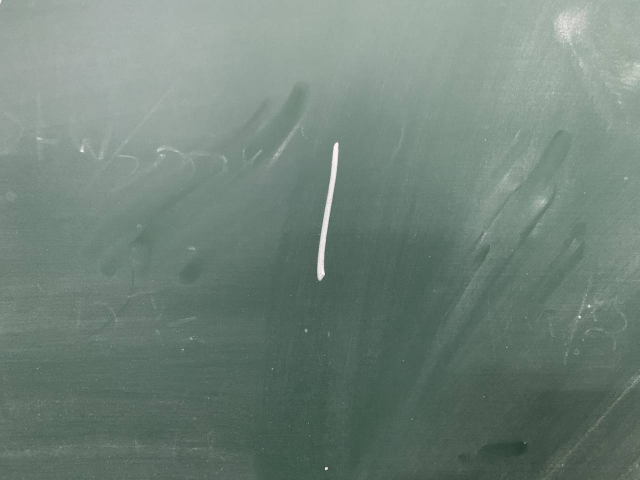
#> input picture real_img/1.jpg, 1280 x 960 px, found by its file name (shown at 1/2 size); its folder holds only this picture in this run
$ python get_number_batch.py
#> lines starting #> are read from the running program, lines starting #| are printed output that depends on the picture; after the words box and inside, x2 and y2 are one past the last pixel; in counts of white or black regions, pixels touching at a corner belong together
# author:Hurricane
# date:  2020/11/5
# E-mail:hurri_cane@qq.com

import cv2 as cv
import numpy as np
import os
orig_path = r"F:\PyCharm\Practice\hand_wrtten\real_img"
img_list = os.listdir(orig_path)
kernel = np.ones((3,3),np.uint8)
for img_name in img_list:
    img_path = os.path.join(orig_path, img_name)
    img = cv.imread(img_path)
#> img is the input picture: shape (960, 1280, 3); mean B, G, R 121.5, 130.6, 113
    img_resize = cv.resize(img,(600,600))
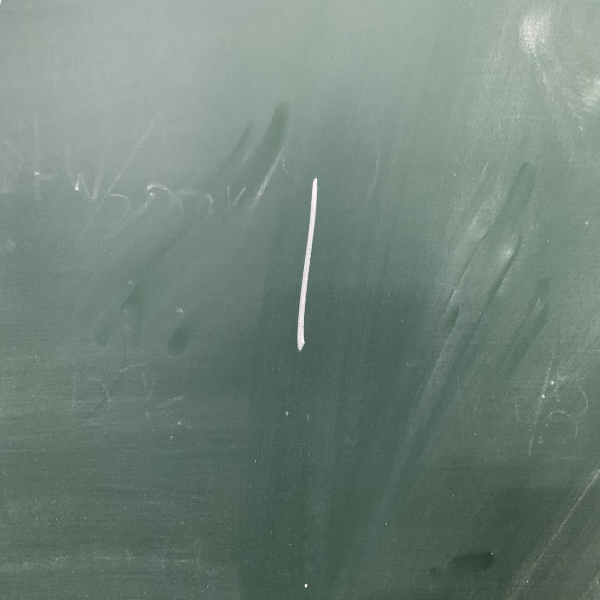
#> img_resize: shape (600, 600, 3); mean B, G, R 121.5, 130.5, 113
    img_gray = cv.cvtColor(img_resize, cv.COLOR_RGB2GRAY)
    ret, img_bw = cv.threshold(img_gray, 200, 255,cv.THRESH_BINARY)
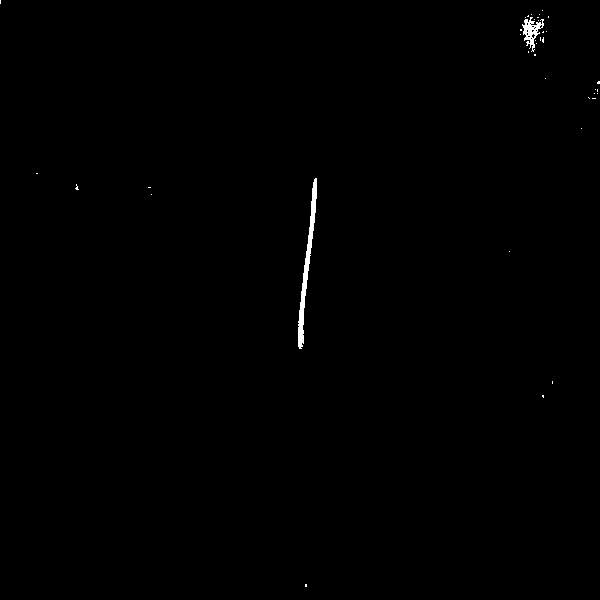
#> img_bw: shape (600, 600); 0.34% white; 39 white regions (37 under 20 px), largest, box (x1, y1, x2, y2) and area: (298, 178, 317, 349) 808, (522, 17, 544, 52) 321

    # img_open = cv.morphologyEx(img_bw,cv.MORPH_CLOSE,kernel)
    img_open = cv.dilate(img_bw,kernel,iterations=3)
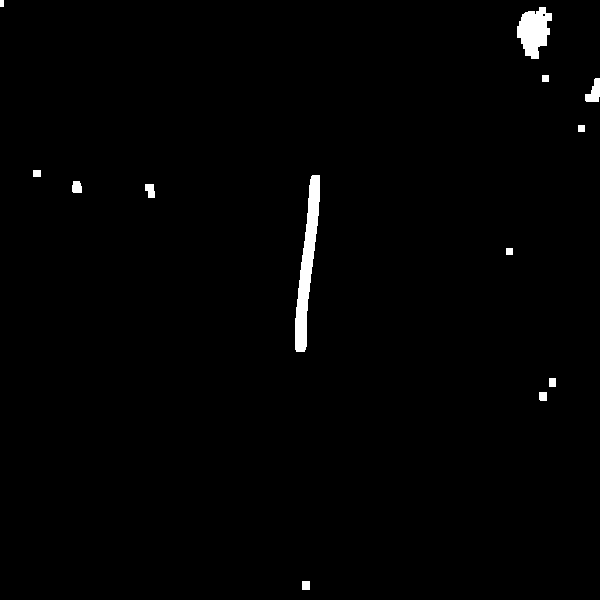
#> img_open: shape (600, 600); 1.1% white; 13 white regions, largest, box (x1, y1, x2, y2) and area: (295, 175, 320, 352) 1996, (517, 7, 552, 59) 1194, (585, 78, 600, 102) 229
    # cv.imshow("open", img_open)
    num_labels, labels, stats, centroids = \
        cv.connectedComponentsWithStats(img_open, connectivity=8, ltype=None)
#> labels: shape (600, 600) int32; 14 distinct labels, from 0 to 13
#> num_labels = 14; stats = 14 rows, first 6: [0, 0, 600, 600, 355924], [0, 0, 4, 7, 28], [517, 7, 35, 52, 1194], [542, 75, 7, 7, 49], [585, 78, 15, 24, 229], [578, 125, 7, 7, 49]; centroids = 14 rows, first 8: [298.5, 300.8], [1.5, 3], [533.6, 30.85], [545, 78], [593.8, 91.84], [581, 128], [36.5, 173], [306.8, 264.3]
    for sta in stats:
        if sta[4] < 1000:
            cv.rectangle(img_open, tuple(sta[0:2]), tuple(sta[0:2] + sta[2:4]), (0, 0, 255), thickness=-1)
#> this loop made 14 passes
#> sta on passes 1 to 12: [0, 0, 600, 600, 355924], [0, 0, 4, 7, 28], [517, 7, 35, 52, 1194], [542, 75, 7, 7, 49], [585, 78, 15, 24, 229], [578, 125, 7, 7, 49], [33, 170, 8, 7, 56], [295, 175, 25, 177, 1996], [72, 181, 10, 12, 108], [145, 184, 10, 14, 112], [506, 248, 7, 7, 49], [549, 378, 7, 9, 63]
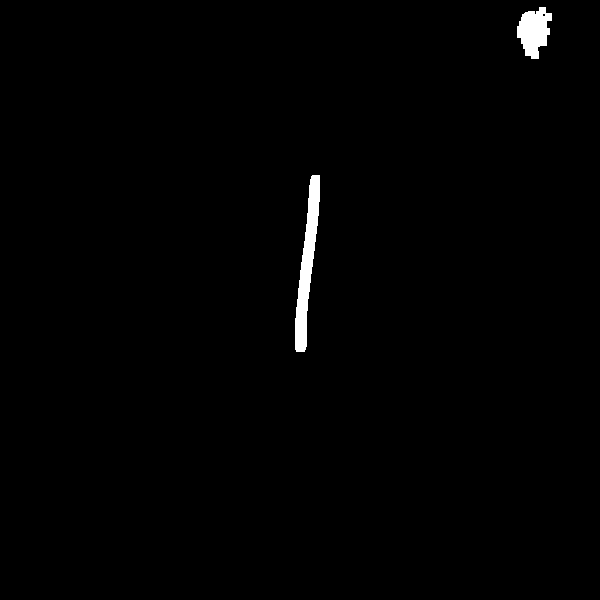
#> img_open: shape (600, 600); 0.89% white; 2 white regions, box (x1, y1, x2, y2) and area: (295, 175, 320, 352) 1996, (517, 7, 552, 59) 1194
    # [4 lines of commented-out code are left out]
    cv.imshow("img_resize",img_resize)
    cv.waitKey(0)
    print("*"*50)

cv.destroyAllWindows()

$ run again, on real_img/5.jpg
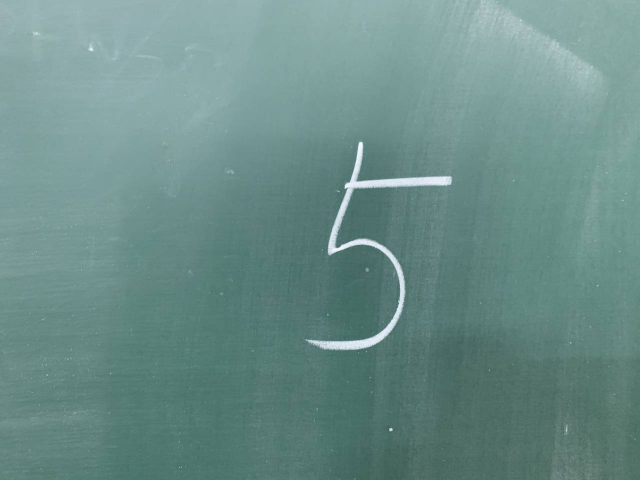
#> input picture real_img/5.jpg, 1280 x 960 px, found by its file name (shown at 1/2 size)
#> img is the input picture: shape (960, 1280, 3); mean B, G, R 136.9, 141.7, 107.2
#> img_bw: shape (600, 600); 0.8% white; 17 white regions (15 under 20 px), largest, box (x1, y1, x2, y2) and area: (291, 178, 423, 437) 2825, (83, 55, 87, 64) 21
#> `num_labels, labels, stats, centroids = \ cv.connectedComponentsWithSta..`:
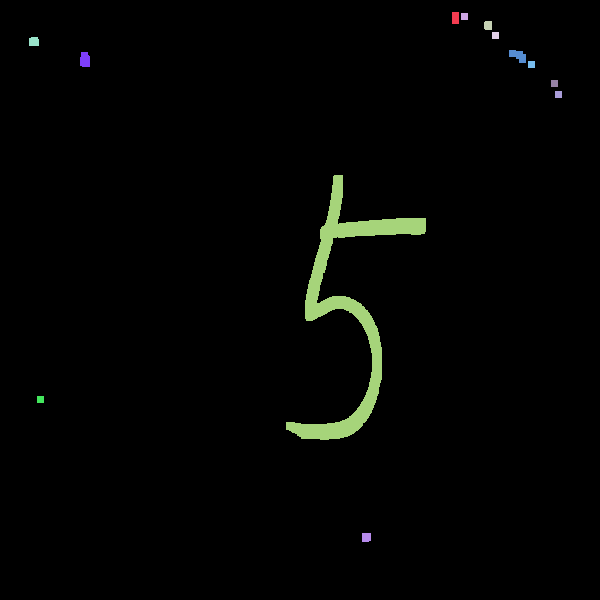
#> labels: shape (600, 600) int32; 14 distinct labels, from 0 to 13; one colour per label, 0 black
#> num_labels = 14; stats = 14 rows, first 6: [0, 0, 600, 600, 352797], [452, 12, 7, 12, 84], [461, 13, 7, 7, 49], [484, 21, 8, 9, 70], [492, 32, 7, 7, 49], [29, 37, 10, 9, 86]; centroids = 14 rows, first 8: [298.5, 299.8], [455, 17.5], [464, 16], [487.6, 25], [495, 35], [33.49, 41.17], [517.8, 55.29], [84.51, 59.38]
#> the loop `for sta in stats:` made 14 passes
#> after the loop `for sta in stats:`:
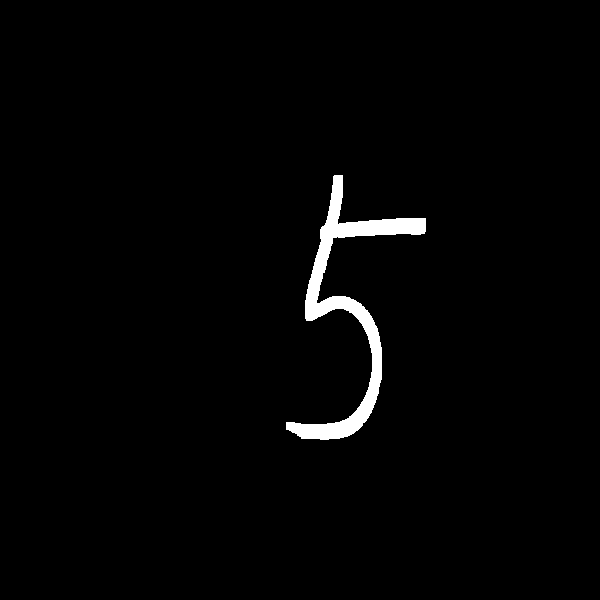
#> img_open: shape (600, 600); 1.8% white; 1 white region, box (x1, y1, x2, y2) and area: (286, 175, 426, 440) 6306

$ run again, on real_img/6.jpg
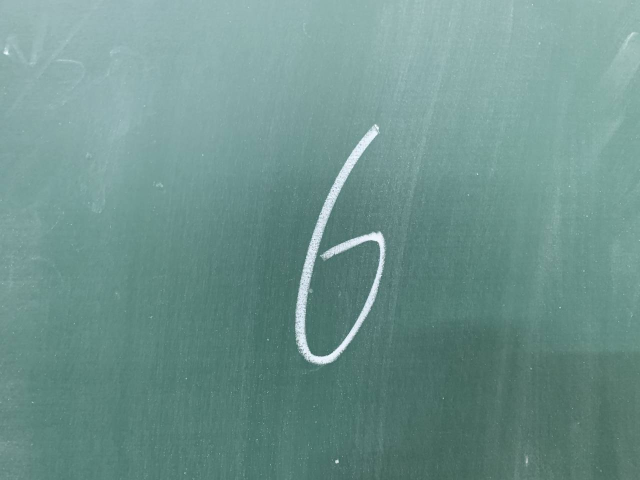
#> input picture real_img/6.jpg, 1280 x 960 px, found by its file name (shown at 1/2 size)
#> img is the input picture: shape (960, 1280, 3); mean B, G, R 141.4, 146.9, 110.3
#> img_bw: shape (600, 600); 1% white; 21 white regions (18 under 20 px), largest, box (x1, y1, x2, y2) and area: (277, 156, 361, 455) 3555, (586, 41, 596, 57) 33, (4, 59, 9, 69) 29
#> `num_labels, labels, stats, centroids = \ cv.connectedComponentsWithSta..`:
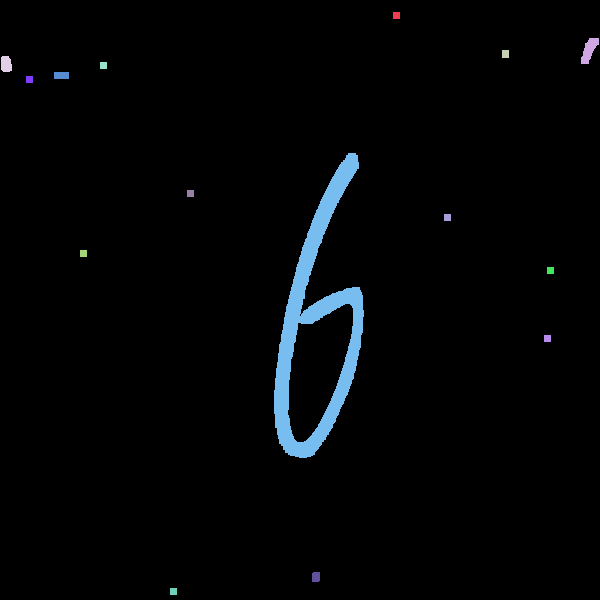
#> labels: shape (600, 600) int32; 16 distinct labels, from 0 to 15; one colour per label, 0 black
#> num_labels = 16; stats = 16 rows, first 6: [0, 0, 600, 600, 350908], [393, 12, 7, 7, 49], [581, 38, 18, 26, 264], [502, 50, 7, 8, 56], [1, 56, 11, 16, 157], [100, 62, 7, 7, 49]; centroids = 16 rows, first 8: [299.1, 299.4], [396, 15], [588.8, 49.64], [505, 53.5], [5.69, 63.73], [103, 65], [61, 75], [29, 79]
#> the loop `for sta in stats:` made 16 passes
#> after the loop `for sta in stats:`:
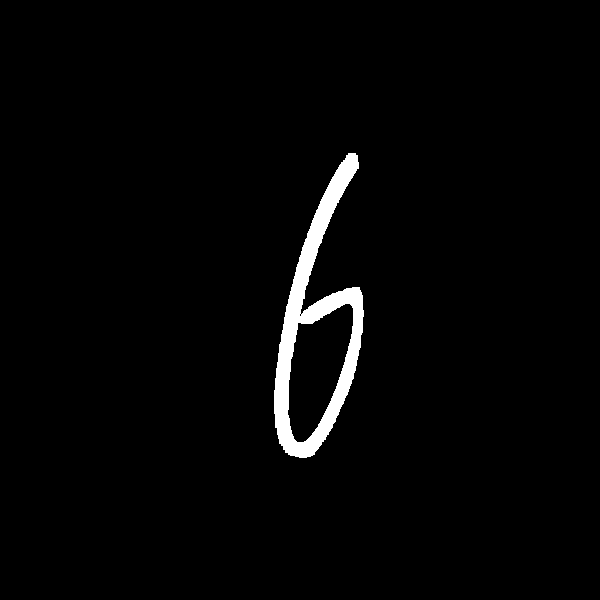
#> img_open: shape (600, 600); 2.2% white; 1 white region, box (x1, y1, x2, y2) and area: (274, 153, 364, 458) 7991

$ run again, on real_img/7.jpg
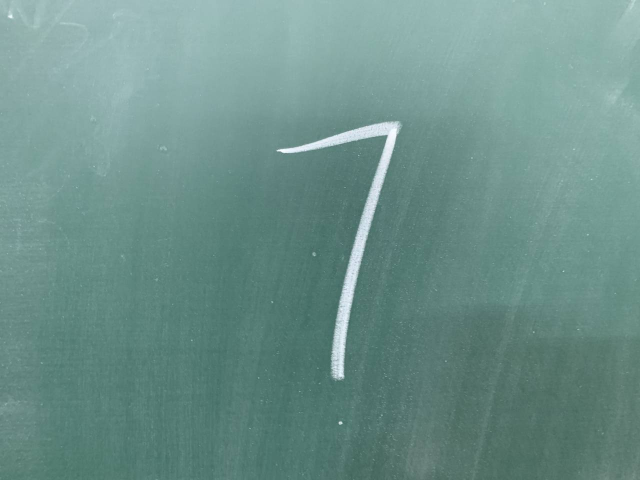
#> input picture real_img/7.jpg, 1280 x 960 px, found by its file name (shown at 1/2 size)
#> img is the input picture: shape (960, 1280, 3); mean B, G, R 138.3, 144.6, 108.7
#> img_bw: shape (600, 600); 1.1% white; 13 white regions (10 under 20 px), largest, box (x1, y1, x2, y2) and area: (259, 153, 374, 472) 3825, (7, 14, 12, 23) 30, (590, 0, 596, 12) 24
#> `num_labels, labels, stats, centroids = \ cv.connectedComponentsWithSta..`:
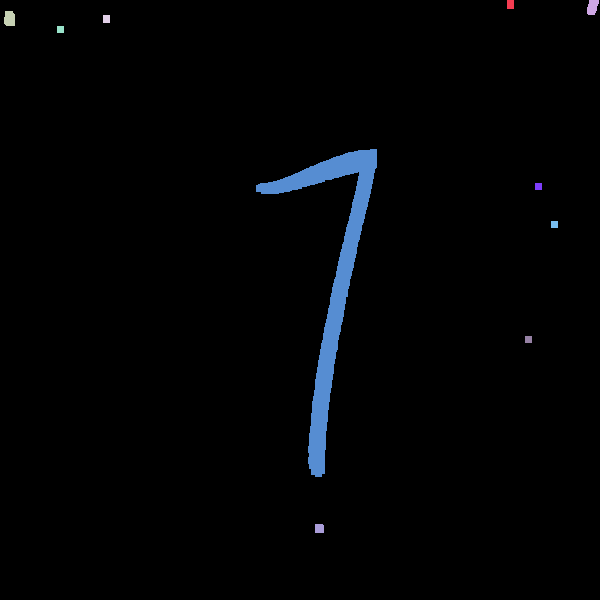
#> labels: shape (600, 600) int32; 11 distinct labels, from 0 to 10; one colour per label, 0 black
#> num_labels = 11; stats = [[0, 0, 600, 600, 352172], [507, 0, 7, 9, 63], [587, 0, 12, 15, 142], [4, 11, 11, 15, 151], [103, 15, 7, 8, 56], [57, 26, 7, 7, 49], [256, 149, 121, 328, 7140], [535, 183, 7, 7, 49], [551, 221, 7, 7, 49], [525, 336, 7, 7, 49], [315, 524, 9, 9, 80]]; centroids = [[298.8, 300.3], [510, 4], [592.1, 6.71], [9.14, 18.25], [106, 18.5], [60, 29], [331.8, 278.1], [538, 186], [554, 224], [528, 339], [318.9, 528]]
#> the loop `for sta in stats:` made 11 passes
#> after the loop `for sta in stats:`:
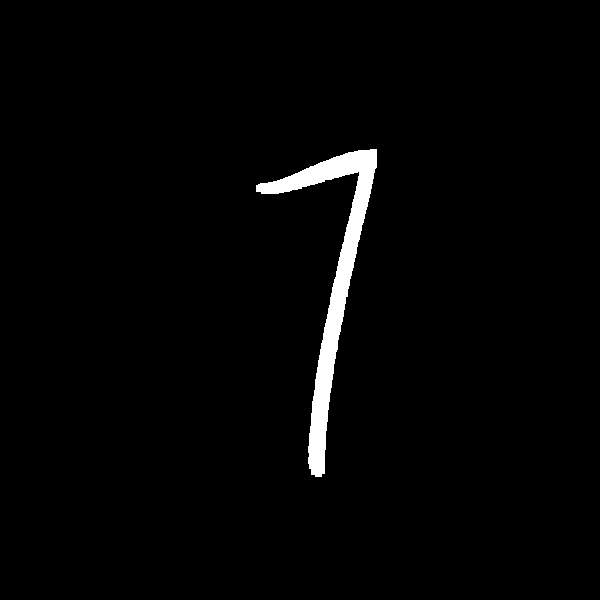
#> img_open: shape (600, 600); 2% white; 1 white region, box (x1, y1, x2, y2) and area: (256, 149, 377, 477) 7140

$ run again, on real_img/2.jpg
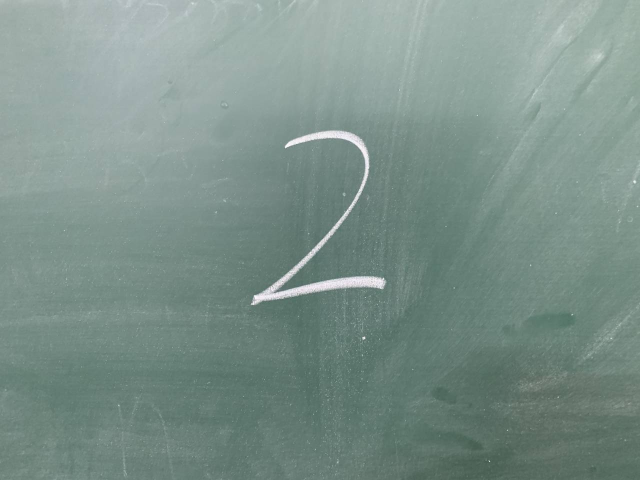
#> input picture real_img/2.jpg, 1280 x 960 px, found by its file name (shown at 1/2 size)
#> img is the input picture: shape (960, 1280, 3); mean B, G, R 138, 145, 124.1
#> img_bw: shape (600, 600); 0.69% white; 27 white regions (26 under 20 px), largest, box (x1, y1, x2, y2) and area: (236, 163, 361, 381) 2422
#> labels: shape (600, 600) int32; 21 distinct labels, from 0 to 20
#> num_labels = 21; stats = 21 rows, first 6: [0, 0, 600, 600, 352784], [115, 0, 10, 12, 105], [136, 1, 19, 9, 138], [176, 0, 11, 9, 92], [273, 0, 7, 5, 35], [239, 4, 7, 8, 56]; centroids = 21 rows, first 8: [299.1, 300.3], [119.9, 5.87], [145.1, 4.93], [180.8, 3.96], [276, 2], [242, 7.5], [174, 16], [525.3, 35.75]
#> the loop `for sta in stats:` made 21 passes
#> after the loop `for sta in stats:`:
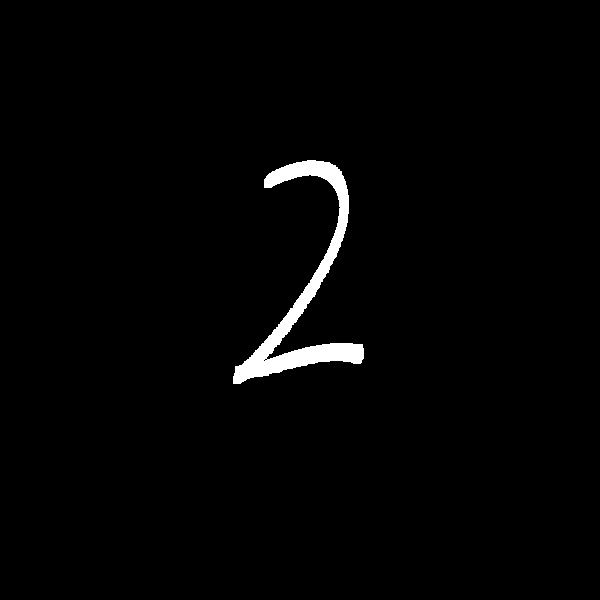
#> img_open: shape (600, 600); 1.6% white; 1 white region, box (x1, y1, x2, y2) and area: (233, 160, 364, 384) 5884
